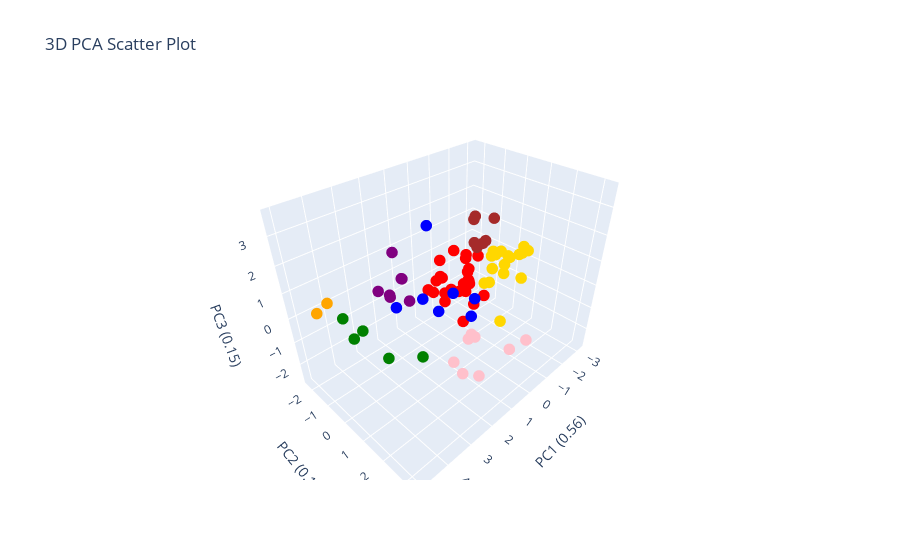

Notebook source saved alongside this figure:
### Markdown cell above
# Hierarchical Clustering

### Code cell
# if distance_threshold != None then n_clusters = None
hierarchical = AgglomerativeClustering(distance_threshold=None, n_clusters=8)
hierarchical.fit(clustering_features_df)
linkage = "Ward"
plotting.plot_clusters_seperately(hierarchical.labels_, clustering_features_df.index.tolist(), depth_resist_curve_df_list, data_features_df, 'hierarchical')
plotting.plot_pca(clustering_features_df, y_labels=hierarchical.labels_, num_pc=3, graph_title="hierachical")

### Figure 1 — Plotly figure (JSON) as saved in the notebook; plotly's stock layout.template omitted (floating-point values rounded to 4 significant figures)
{"data": [{"marker": {"color": ["brown", "red", "red", "gold", "blue", "red", "red", "brown", "brown", "red", "red", "gold", "brown", "gold", "blue", "red", "gold", "gold", "brown", "purple", "gold", "red", "red", "red", "gold", "gold", "pink", "red", "red", "purple", "green", "pink", "red", "red", "blue", "green", "brown", "brown", "red", "blue", "red", "orange", "red", "red", "blue", "gold", "blue", "purple", "gold", "green", "pink", "pink", "gold", "green", "gold", "pink", "gold", "purple", "red", "orange", "red", "gold", "red", "pink", "purple", "red", "blue", "gold", "purple", "red", "purple", "pink", "gold", "gold", "pink", "gold", "red", "green"], "size": 4}, "mode": "markers", "type": "scatter3d", "x": [-1.384, -0.9617, 0.116, -2.997, 2.252, -1.153, -1.401, -1.881, -1.661, -0.3491, -0.1394, -2.456, -1.297, -2.364, 1.935, -0.3693, -1.887, -2.014, -1.281, 1.583, -0.8553, -0.7825, -0.2737, -0.7862, -2.529, -1.566, 1.222, 0.5107, -0.5223, 2.107, 4.807, 0.8845, -1.11, -1.44, 1.661, 3.884, -1.583, -1.238, -0.1971, 2.117, -1.031, 3.946, -1.038, -0.1342, 1.511, -1.948, 2.439, 1.708, -2.974, 3.24, 1.021, 1.219, -1.706, 3.336, -2.249, 1.591, -1.889, 0.9545, 0.1123, 5.007, -1.045, -2.855, -1.03, 1.838, 1.371, 0.2798, 2.754, -1.878, 1.472, 0.287, 1.856, 0.07084, -2.954, -1.932, 1.336, -3.156, -0.1587, 4.028], "y": [-0.4326, 0.3681, -0.6053, 0.5285, 1.317, -0.6009, -0.5059, -0.1065, -0.2683, -0.7427, -1.333, 0.2167, -0.4975, 0.1403, 1.609, -1.103, 1.304, -0.04116, -0.4794, -2.027, 1.291, -0.2729, -0.2657, -0.2147, 0.2484, 0.751, 1.9, -0.331, -0.002087, -1.968, 0.604, 1.45, -0.6211, -0.4153, 2.105, -0.4227, -0.3262, -0.5025, -1.186, 0.4541, -0.7413, -2.325, -0.6712, 0.2028, 2.084, -0.1089, 1.095, -1.491, 0.5329, 1.655, 1.987, 3.286, -0.267, 0.03586, 0.02436, 1.746, -0.1325, -1.662, -1.236, -0.9546, -0.6576, 0.4405, -0.7227, 1.561, -1.494, -0.0005907, -0.1006, -0.161, -1.401, -1.332, -1.625, 3.089, 0.5091, -0.1019, 1.725, 0.6192, -1.131, -1.288], "z": [0.7885, -0.7765, -1.004, 0.4935, 0.7645, -0.1223, -1.878, 1.908, 1.021, -0.7509, -0.5365, 0.2395, 0.9907, -0.5517, 1.421, -1.112, 0.007296, 0.3721, 2.065, -0.687, -1.414, -0.2907, -0.5662, -0.4392, 0.1569, 0.484, -0.5275, 0.376, -0.1083, -0.2245, 0.8107, -0.8931, -0.2485, 0.4036, 0.69, -0.07166, 0.9206, 1.948, 0.4091, 0.703, -0.8203, 0.03064, 0.3588, -0.2563, 1.253, -0.252, 3.624, 1.414, 0.5648, -0.2106, -2.383, -0.1636, -0.888, -1.302, 0.4525, -2.034, 0.3284, -1.096, -0.9024, 0.9481, 0.5181, 0.2295, -2.691, -1.457, 0.1914, 1.515, 0.407, -0.8832, 0.2923, -0.747, -0.43, -0.6322, 0.2803, 0.5239, -0.6501, 0.3455, -0.257, 0.006694]}], "layout": {"autosize": true, "scene": {"xaxis": {"title": {"text": "PC1 (0.56)"}}, "yaxis": {"title": {"text": "PC2 (0.19)"}}, "zaxis": {"title": {"text": "PC3 (0.15)"}}}, "title": {"text": "3D PCA Scatter Plot"}}}
